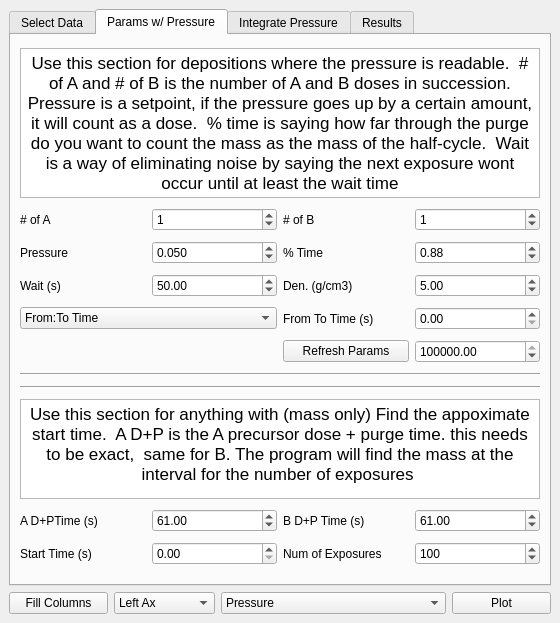
<?xml version="1.0" encoding="UTF-8"?>
<ui version="4.0">
 <class>DockWidget</class>
 <widget class="QDockWidget" name="DockWidget">
  <property name="geometry">
   <rect>
    <x>0</x>
    <y>0</y>
    <width>560</width>
    <height>623</height>
   </rect>
  </property>
  <property name="windowTitle">
   <string>QCM</string>
  </property>
  <widget class="QWidget" name="dockWidgetContents">
   <layout class="QGridLayout" name="gridLayout">
    <item row="8" column="2">
     <widget class="QComboBox" name="plot_type_cb">
      <item>
       <property name="text">
        <string>Pressure</string>
       </property>
      </item>
      <item>
       <property name="text">
        <string>Mass</string>
       </property>
      </item>
      <item>
       <property name="text">
        <string>Mass Sub</string>
       </property>
      </item>
      <item>
       <property name="text">
        <string>Half+Full Cycle</string>
       </property>
      </item>
      <item>
       <property name="text">
        <string>Half Cycle</string>
       </property>
      </item>
      <item>
       <property name="text">
        <string>Half+Full Cycle (Mass Only)</string>
       </property>
      </item>
      <item>
       <property name="text">
        <string>Half Cycle (Mass Only)</string>
       </property>
      </item>
      <item>
       <property name="text">
        <string>Half+Full Cycle Density</string>
       </property>
      </item>
      <item>
       <property name="text">
        <string>Half+Full Cycle Density (Mass Only)</string>
       </property>
      </item>
     </widget>
    </item>
    <item row="8" column="1">
     <widget class="QComboBox" name="ax_cb">
      <item>
       <property name="text">
        <string>Left Ax</string>
       </property>
      </item>
      <item>
       <property name="text">
        <string>Right Ax</string>
       </property>
      </item>
     </widget>
    </item>
    <item row="8" column="3">
     <widget class="QPushButton" name="cols_plot_pb">
      <property name="text">
       <string>Plot</string>
      </property>
     </widget>
    </item>
    <item row="8" column="0">
     <widget class="QPushButton" name="fill_cols_pb">
      <property name="text">
       <string>Fill Columns</string>
      </property>
     </widget>
    </item>
    <item row="5" column="0" colspan="4">
     <widget class="QTabWidget" name="tabWidget">
      <property name="currentIndex">
       <number>1</number>
      </property>
      <widget class="QWidget" name="tab_3">
       <attribute name="title">
        <string>Select Data</string>
       </attribute>
       <layout class="QGridLayout" name="gridLayout_5">
        <item row="1" column="1">
         <widget class="QTreeWidget" name="treeWidget_pressure">
          <column>
           <property name="text">
            <string>Pressure</string>
           </property>
          </column>
         </widget>
        </item>
        <item row="1" column="2">
         <widget class="QTreeWidget" name="treeWidget_mass">
          <column>
           <property name="text">
            <string>Mass</string>
           </property>
          </column>
         </widget>
        </item>
        <item row="1" column="0">
         <widget class="QTreeWidget" name="treeWidget_time">
          <column>
           <property name="text">
            <string>Time</string>
           </property>
          </column>
         </widget>
        </item>
        <item row="2" column="0" colspan="3">
         <widget class="Line" name="line_3">
          <property name="orientation">
           <enum>Qt::Horizontal</enum>
          </property>
         </widget>
        </item>
        <item row="0" column="0" colspan="3">
         <widget class="QTreeView" name="QCMtreeView"/>
        </item>
       </layout>
      </widget>
      <widget class="QWidget" name="Params_Tab">
       <attribute name="title">
        <string>Params w/ Pressure</string>
       </attribute>
       <layout class="QGridLayout" name="gridLayout_2">
        <item row="12" column="1">
         <widget class="QDoubleSpinBox" name="adp_time">
          <property name="maximum">
           <double>999999.000000000000000</double>
          </property>
          <property name="value">
           <double>61.000000000000000</double>
          </property>
         </widget>
        </item>
        <item row="4" column="1">
         <widget class="QDoubleSpinBox" name="wait">
          <property name="maximum">
           <double>99999.000000000000000</double>
          </property>
          <property name="value">
           <double>50.000000000000000</double>
          </property>
         </widget>
        </item>
        <item row="1" column="1">
         <widget class="QSpinBox" name="num_A">
          <property name="value">
           <number>1</number>
          </property>
         </widget>
        </item>
        <item row="12" column="3">
         <widget class="QDoubleSpinBox" name="bdp_time">
          <property name="maximum">
           <double>99999.000000000000000</double>
          </property>
          <property name="value">
           <double>61.000000000000000</double>
          </property>
         </widget>
        </item>
        <item row="13" column="1">
         <widget class="QDoubleSpinBox" name="start_time">
          <property name="maximum">
           <double>99999.000000000000000</double>
          </property>
          <property name="value">
           <double>0.000000000000000</double>
          </property>
         </widget>
        </item>
        <item row="2" column="2">
         <widget class="QLabel" name="label_6">
          <property name="text">
           <string>% Time</string>
          </property>
         </widget>
        </item>
        <item row="13" column="3">
         <widget class="QSpinBox" name="num_exp">
          <property name="maximum">
           <number>99999</number>
          </property>
          <property name="value">
           <number>100</number>
          </property>
         </widget>
        </item>
        <item row="12" column="0">
         <widget class="QLabel" name="label_4">
          <property name="text">
           <string>A D+PTime (s)</string>
          </property>
         </widget>
        </item>
        <item row="4" column="0">
         <widget class="QLabel" name="wait_time_label">
          <property name="text">
           <string>Wait (s)</string>
          </property>
         </widget>
        </item>
        <item row="11" column="0" colspan="4">
         <widget class="QTextBrowser" name="textBrowser">
          <property name="maximumSize">
           <size>
            <width>16777215</width>
            <height>100</height>
           </size>
          </property>
          <property name="html">
           <string>&lt;!DOCTYPE HTML PUBLIC &quot;-//W3C//DTD HTML 4.0//EN&quot; &quot;http://www.w3.org/TR/REC-html40/strict.dtd&quot;&gt;
&lt;html&gt;&lt;head&gt;&lt;meta name=&quot;qrichtext&quot; content=&quot;1&quot; /&gt;&lt;style type=&quot;text/css&quot;&gt;
p, li { white-space: pre-wrap; }
&lt;/style&gt;&lt;/head&gt;&lt;body style=&quot; font-family:'MS Shell Dlg 2'; font-size:8.25pt; font-weight:400; font-style:normal;&quot;&gt;
&lt;p align=&quot;center&quot; style=&quot; margin-top:0px; margin-bottom:0px; margin-left:0px; margin-right:0px; -qt-block-indent:0; text-indent:0px;&quot;&gt;&lt;span style=&quot; font-family:'.AppleSystemUIFont'; font-size:13pt;&quot;&gt;Use this section for anything with (mass only) Find the appoximate start time.  A D+P is the A precursor dose + purge time. this needs to be exact,  same for B. The program will find the mass at the interval for the number of exposures &lt;/span&gt;&lt;/p&gt;&lt;/body&gt;&lt;/html&gt;</string>
          </property>
         </widget>
        </item>
        <item row="2" column="1">
         <widget class="QDoubleSpinBox" name="P_Threshold">
          <property name="decimals">
           <number>3</number>
          </property>
          <property name="singleStep">
           <double>0.001000000000000</double>
          </property>
          <property name="value">
           <double>0.050000000000000</double>
          </property>
         </widget>
        </item>
        <item row="1" column="0">
         <widget class="QLabel" name="numa_label">
          <property name="text">
           <string># of A</string>
          </property>
         </widget>
        </item>
        <item row="2" column="0">
         <widget class="QLabel" name="pthress_label">
          <property name="text">
           <string>Pressure</string>
          </property>
         </widget>
        </item>
        <item row="13" column="0">
         <widget class="QLabel" name="label_13">
          <property name="text">
           <string>Start Time (s)</string>
          </property>
         </widget>
        </item>
        <item row="1" column="2">
         <widget class="QLabel" name="numb_label">
          <property name="text">
           <string># of B</string>
          </property>
         </widget>
        </item>
        <item row="12" column="2">
         <widget class="QLabel" name="label_9">
          <property name="text">
           <string>B D+P Time (s)</string>
          </property>
         </widget>
        </item>
        <item row="13" column="2">
         <widget class="QLabel" name="label_12">
          <property name="text">
           <string>Num of Exposures</string>
          </property>
         </widget>
        </item>
        <item row="4" column="2">
         <widget class="QLabel" name="label_8">
          <property name="text">
           <string>Den. (g/cm3)</string>
          </property>
         </widget>
        </item>
        <item row="5" column="2">
         <widget class="QLabel" name="label_3">
          <property name="text">
           <string>From To Time (s)</string>
          </property>
         </widget>
        </item>
        <item row="8" column="2">
         <widget class="QPushButton" name="pushButton">
          <property name="text">
           <string>Refresh Params</string>
          </property>
         </widget>
        </item>
        <item row="8" column="3">
         <widget class="QDoubleSpinBox" name="To_Time">
          <property name="maximum">
           <double>99999999.000000000000000</double>
          </property>
          <property name="singleStep">
           <double>10.000000000000000</double>
          </property>
          <property name="value">
           <double>9999999.000000000000000</double>
          </property>
         </widget>
        </item>
        <item row="5" column="3">
         <widget class="QDoubleSpinBox" name="From_Time">
          <property name="maximum">
           <double>9999999999.000000000000000</double>
          </property>
          <property name="singleStep">
           <double>10.000000000000000</double>
          </property>
         </widget>
        </item>
        <item row="4" column="3">
         <widget class="QDoubleSpinBox" name="Density">
          <property name="singleStep">
           <double>0.100000000000000</double>
          </property>
          <property name="value">
           <double>5.000000000000000</double>
          </property>
         </widget>
        </item>
        <item row="2" column="3">
         <widget class="QDoubleSpinBox" name="time_through_purge">
          <property name="maximum">
           <double>1.000000000000000</double>
          </property>
          <property name="singleStep">
           <double>0.020000000000000</double>
          </property>
          <property name="value">
           <double>0.880000000000000</double>
          </property>
         </widget>
        </item>
        <item row="1" column="3">
         <widget class="QSpinBox" name="num_B">
          <property name="value">
           <number>1</number>
          </property>
         </widget>
        </item>
        <item row="0" column="0" colspan="4">
         <widget class="QTextBrowser" name="textBrowser_2">
          <property name="maximumSize">
           <size>
            <width>16777215</width>
            <height>150</height>
           </size>
          </property>
          <property name="html">
           <string>&lt;!DOCTYPE HTML PUBLIC &quot;-//W3C//DTD HTML 4.0//EN&quot; &quot;http://www.w3.org/TR/REC-html40/strict.dtd&quot;&gt;
&lt;html&gt;&lt;head&gt;&lt;meta name=&quot;qrichtext&quot; content=&quot;1&quot; /&gt;&lt;style type=&quot;text/css&quot;&gt;
p, li { white-space: pre-wrap; }
&lt;/style&gt;&lt;/head&gt;&lt;body style=&quot; font-family:'MS Shell Dlg 2'; font-size:8.25pt; font-weight:400; font-style:normal;&quot;&gt;
&lt;p align=&quot;center&quot; style=&quot; margin-top:0px; margin-bottom:0px; margin-left:0px; margin-right:0px; -qt-block-indent:0; text-indent:0px;&quot;&gt;&lt;span style=&quot; font-family:'.AppleSystemUIFont'; font-size:13pt;&quot;&gt;Use this section for depositions where the pressure is readable.  # of A and # of B is the number of A and B doses in succession.  Pressure is a setpoint, if the pressure goes up by a certain amount,  it will count as a dose.  % time is saying how far through the purge do you want to count the mass as the mass of the half-cycle.  Wait is a way of eliminating noise by saying the next exposure wont occur until at least the wait time&lt;/span&gt;&lt;/p&gt;&lt;/body&gt;&lt;/html&gt;</string>
          </property>
         </widget>
        </item>
        <item row="9" column="0" colspan="4">
         <widget class="Line" name="line">
          <property name="orientation">
           <enum>Qt::Horizontal</enum>
          </property>
         </widget>
        </item>
        <item row="10" column="0" colspan="4">
         <widget class="Line" name="line_7">
          <property name="orientation">
           <enum>Qt::Horizontal</enum>
          </property>
         </widget>
        </item>
        <item row="5" column="0" colspan="2">
         <widget class="QComboBox" name="time_option">
          <item>
           <property name="text">
            <string>From:To Time</string>
           </property>
          </item>
          <item>
           <property name="text">
            <string>Plot Limits</string>
           </property>
          </item>
         </widget>
        </item>
       </layout>
      </widget>
      <widget class="QWidget" name="tab">
       <attribute name="title">
        <string>Integrate Pressure</string>
       </attribute>
       <layout class="QGridLayout" name="gridLayout_4">
        <item row="4" column="2">
         <widget class="QLabel" name="label_7">
          <property name="text">
           <string>Num B</string>
          </property>
         </widget>
        </item>
        <item row="2" column="3">
         <widget class="QDoubleSpinBox" name="waittime_sb">
          <property name="value">
           <double>28.000000000000000</double>
          </property>
         </widget>
        </item>
        <item row="2" column="1">
         <widget class="QDoubleSpinBox" name="threshold_sb">
          <property name="singleStep">
           <double>0.010000000000000</double>
          </property>
          <property name="value">
           <double>0.020000000000000</double>
          </property>
         </widget>
        </item>
        <item row="2" column="0">
         <widget class="QLabel" name="label_16">
          <property name="text">
           <string>Threshold (torr)</string>
          </property>
         </widget>
        </item>
        <item row="2" column="2">
         <widget class="QLabel" name="label_17">
          <property name="text">
           <string>Wait Time (s)</string>
          </property>
         </widget>
        </item>
        <item row="0" column="0">
         <widget class="QRadioButton" name="intmode_rb">
          <property name="text">
           <string>Integrate</string>
          </property>
         </widget>
        </item>
        <item row="4" column="0">
         <widget class="QLabel" name="label_2">
          <property name="text">
           <string>Num A</string>
          </property>
         </widget>
        </item>
        <item row="4" column="1">
         <widget class="QSpinBox" name="num_a_sb"/>
        </item>
        <item row="4" column="3">
         <widget class="QSpinBox" name="num_b_sb"/>
        </item>
        <item row="5" column="0">
         <widget class="QLabel" name="label_14">
          <property name="text">
           <string>A Dose+Purge Time</string>
          </property>
         </widget>
        </item>
        <item row="5" column="1">
         <widget class="QDoubleSpinBox" name="adptime_sb"/>
        </item>
        <item row="5" column="2">
         <widget class="QLabel" name="label_15">
          <property name="text">
           <string>B Dose+Purge Time</string>
          </property>
         </widget>
        </item>
        <item row="5" column="3">
         <widget class="QDoubleSpinBox" name="bdptime_sb"/>
        </item>
        <item row="0" column="1">
         <widget class="QPushButton" name="start_pb">
          <property name="text">
           <string>Start</string>
          </property>
         </widget>
        </item>
        <item row="0" column="2">
         <widget class="QPushButton" name="end_pb">
          <property name="text">
           <string>End</string>
          </property>
         </widget>
        </item>
       </layout>
      </widget>
      <widget class="QWidget" name="tab_2">
       <attribute name="title">
        <string>Results</string>
       </attribute>
       <layout class="QGridLayout" name="gridLayout_3">
        <item row="3" column="2">
         <widget class="QLabel" name="ave_mcpc_label">
          <property name="text">
           <string>0</string>
          </property>
         </widget>
        </item>
        <item row="5" column="0" colspan="2">
         <widget class="QLabel" name="label_11">
          <property name="text">
           <string>Ave Mass Change B</string>
          </property>
         </widget>
        </item>
        <item row="4" column="2">
         <widget class="QLabel" name="ave_mcpahc_label">
          <property name="text">
           <string>0</string>
          </property>
         </widget>
        </item>
        <item row="1" column="0" colspan="2">
         <widget class="QLabel" name="label">
          <property name="text">
           <string># Doses</string>
          </property>
         </widget>
        </item>
        <item row="5" column="2">
         <widget class="QLabel" name="ave_mcpbhc_label">
          <property name="text">
           <string>0</string>
          </property>
         </widget>
        </item>
        <item row="1" column="2">
         <widget class="QLabel" name="num_doses">
          <property name="text">
           <string>0</string>
          </property>
         </widget>
        </item>
        <item row="4" column="0" colspan="2">
         <widget class="QLabel" name="label_10">
          <property name="text">
           <string>Ave Mass Change A</string>
          </property>
         </widget>
        </item>
        <item row="6" column="0" colspan="3">
         <widget class="QTextEdit" name="textEdit"/>
        </item>
        <item row="3" column="0" colspan="2">
         <widget class="QLabel" name="label_5">
          <property name="text">
           <string>Average MCPC</string>
          </property>
         </widget>
        </item>
        <item row="0" column="0" colspan="3">
         <widget class="QTextBrowser" name="textBrowser_3">
          <property name="maximumSize">
           <size>
            <width>16777215</width>
            <height>100</height>
           </size>
          </property>
          <property name="html">
           <string>&lt;!DOCTYPE HTML PUBLIC &quot;-//W3C//DTD HTML 4.0//EN&quot; &quot;http://www.w3.org/TR/REC-html40/strict.dtd&quot;&gt;
&lt;html&gt;&lt;head&gt;&lt;meta name=&quot;qrichtext&quot; content=&quot;1&quot; /&gt;&lt;style type=&quot;text/css&quot;&gt;
p, li { white-space: pre-wrap; }
&lt;/style&gt;&lt;/head&gt;&lt;body style=&quot; font-family:'MS Shell Dlg 2'; font-size:8.25pt; font-weight:400; font-style:normal;&quot;&gt;
&lt;p align=&quot;center&quot; style=&quot; margin-top:0px; margin-bottom:0px; margin-left:0px; margin-right:0px; -qt-block-indent:0; text-indent:0px;&quot;&gt;&lt;span style=&quot; font-family:'.AppleSystemUIFont'; font-size:36pt; font-weight:600; font-style:italic; text-decoration: underline;&quot;&gt;UNDER WORK&lt;/span&gt;&lt;/p&gt;&lt;/body&gt;&lt;/html&gt;</string>
          </property>
         </widget>
        </item>
       </layout>
      </widget>
     </widget>
    </item>
   </layout>
  </widget>
 </widget>
 <resources/>
 <connections/>
</ui>
